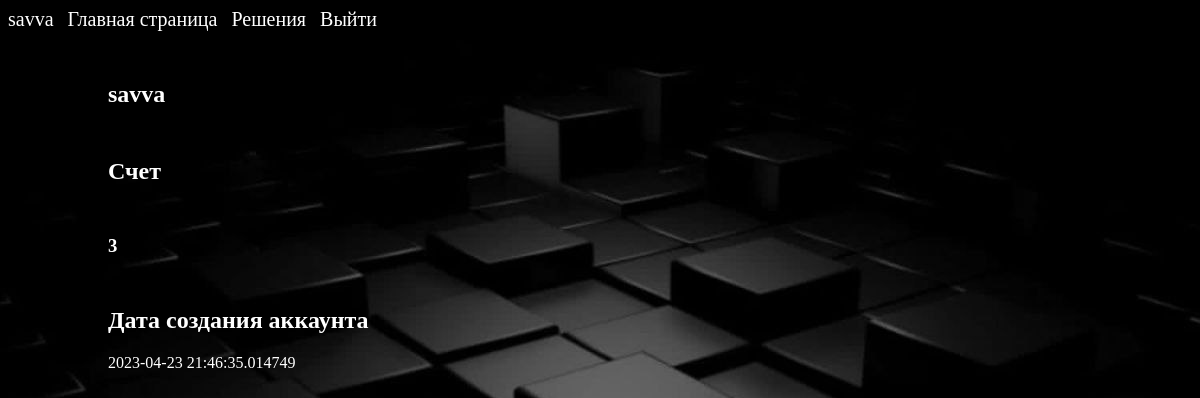
The app's page /user/1 (signed in) with its own data.
### models.py (models this page shows, shortened)
class User(SqlAlchemyBase, UserMixin, SerializerMixin):
    __tablename__ = 'users'
    id = Column(Integer, primary_key=True, autoincrement=True)
    name = Column(String, nullable=True)
    email = Column(String, index=True, unique=True, nullable=True)
    hashed_password = Column(String, nullable=True)
    score = Column(String, nullable=True)
    created_date = Column(DateTime, default=datetime.datetime.now)
    tasks = orm.relationship("Tasks", back_populates='user')
    contests = orm.relationship("Contests", back_populates='user')
    solutions = orm.relationship('Solutions', back_populates='user', lazy='subquery')

### app.py (the view)
@app.route('/user/<int:id>', methods=['GET', 'POST'])
@login_required
def profile(id):
    db_sess = db_session.create_session()
    user = db_sess.query(User).filter(User.id == id).first()
    return render_template("profile.html", user=user)

### app.py (called while the page is built)
@login_manager.user_loader
def load_user(user_id):
    db_sess = db_session.create_session()
    return db_sess.query(User).get(user_id)

### db_session.py (called while the page is built)
def create_session() -> Session:
    global __factory
    return __factory()

### templates/profile.html (shortened to what this page needs)
<!doctype html>
<html lang="en">
<head>
	<link href = "/static/css/profile.css" rel = "stylesheet" type="text/css" media="all">
</head>
<body>
    <header>
        <nav>
        {% if current_user.is_authenticated %}
        <a style="color: white; text-decoration: none; font-size: 20px" href="/user/{{ current_user.id }}">{{ current_user.name }}</a>
        {% else %}
        <a style="color: white; text-decoration: none; font-size: 20px; margin-left: 10px" href="/register">Зарегистрироваться</a>
        <a style="color: white; text-decoration: none; font-size: 20px; margin-left: 10px" href="/login">Войти</a>
        {% endif %}
        <a style="color: white; text-decoration: none; font-size: 20px; margin-left: 10px" href="/">Главная страница</a>
        <a style="color: white; text-decoration: none; font-size: 20px; margin-left: 10px" href="/solutions">Решения</a>
        <a style="color: white; text-decoration: none; font-size: 20px; margin-left: 10px" href="/logout">Выйти</a>
        </nav>
    </header>
<div id="main">
	<h2>{{ user.name }}</h2>
	<h2>Счет</h2>
	<h3>{{ user.score }}</h3>
	<h2>Дата создания аккаунта</h2>
    <p>{{ user.created_date }}</p>
</div>
</body>
</html>

### static/css/profile.css (style rules this page uses)
body { background-image: url("bg.jpg"); }
h2 { margin-top: 50px; color: white; }
h3 { margin-top: 50px; color: white; }
p { color: white; }
#main { margin-top: 50px; margin-left: 100px; }

### records on screen
User: name "savva", score "3", created_date "2023-04-23 21:46:35.014749"
